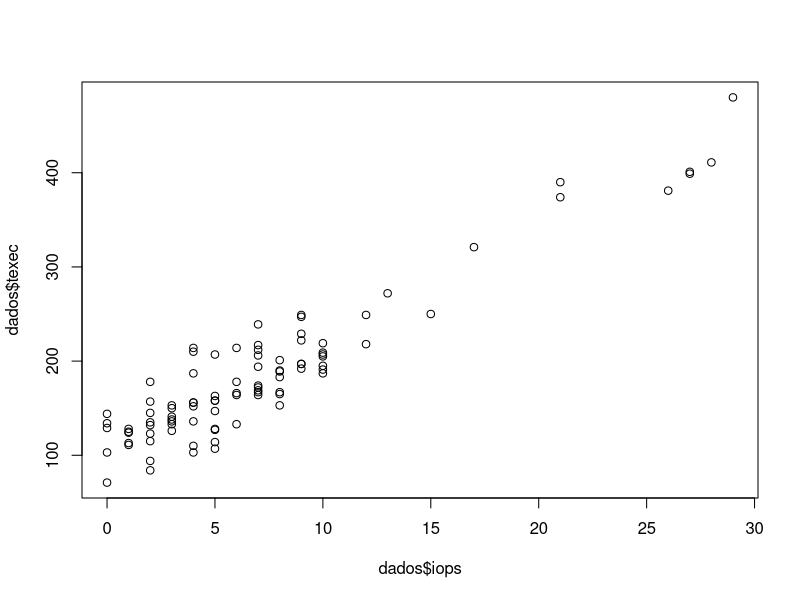
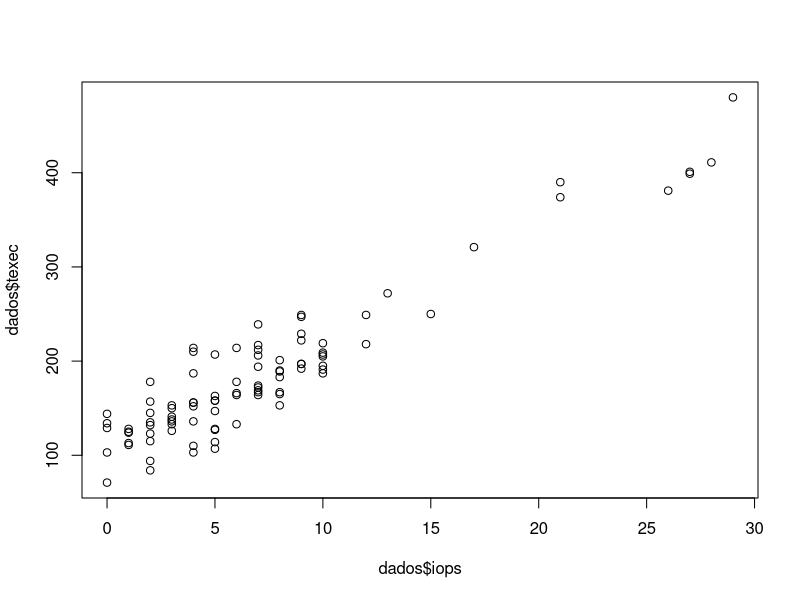
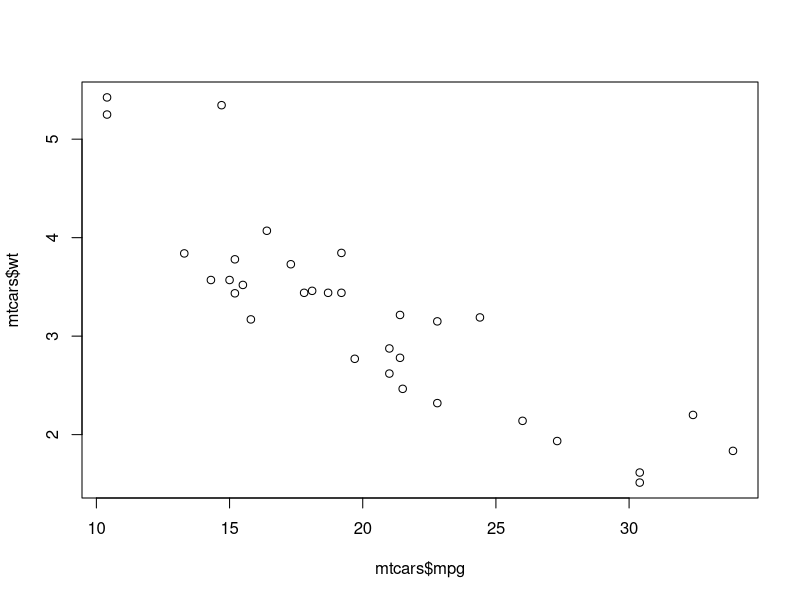
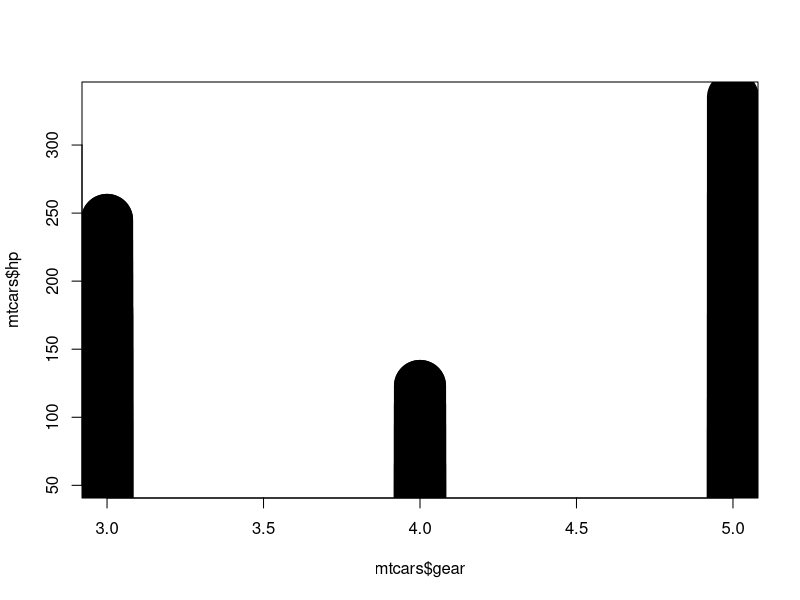
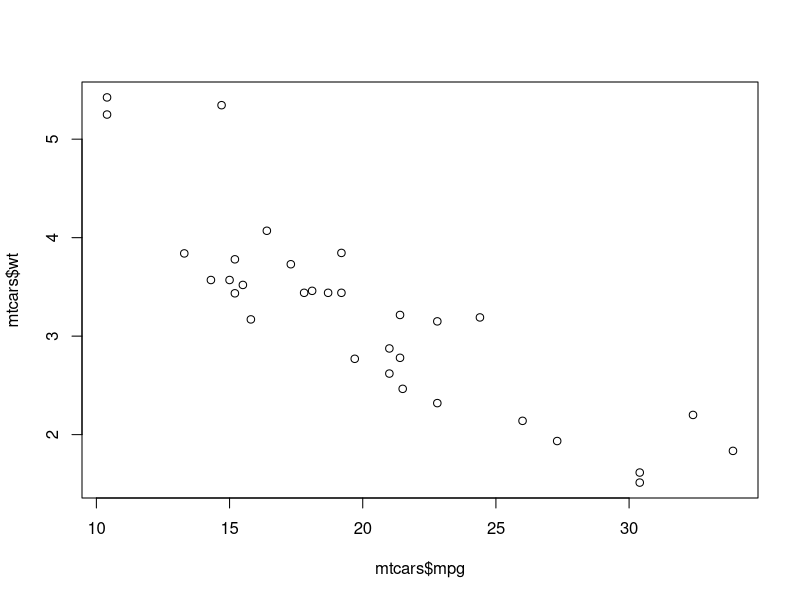
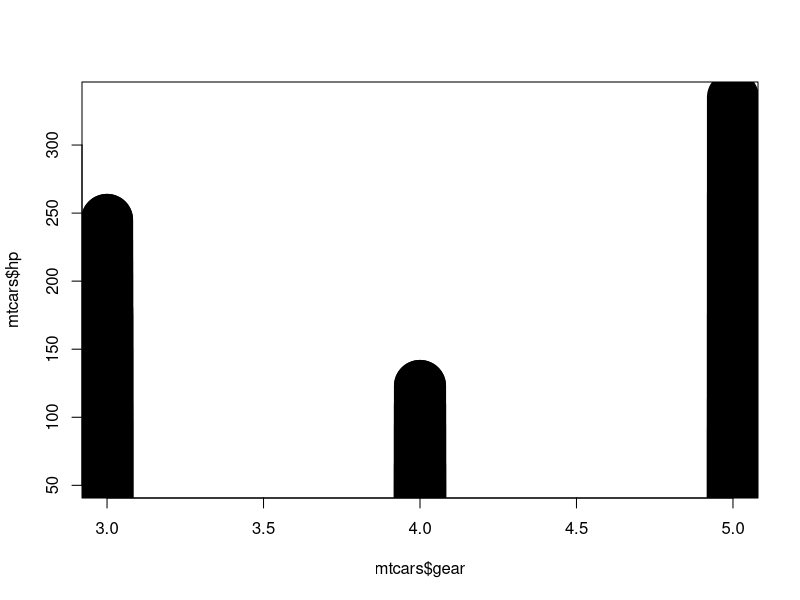
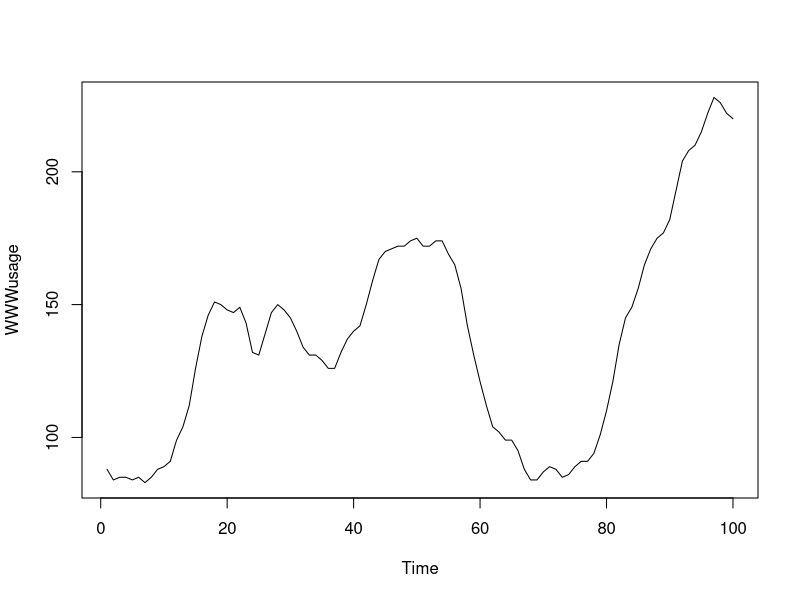

Generate these figures, in order, with R:
## ---- chunk 1
knitr::opts_chunk$set(echo = TRUE, out.width = '75%', fig.align = 'center')
## ---- chunk 2
# le os dados do arquivo para o data frame dados
dados <- read.table("texec-iops.dat", header = TRUE)

# 1
# texec.min é o menor elemento da coluna texec
texec.min <- min(dados$texec)
# texec.max é o maior elemento da coluna texec
texec.max <- max(dados$texec) 

# 2
# texec.avg é a média de texec
texec.avg <- mean(dados$texec) 
# arredonda para uma casa decimal
texec.avg <- round(texec.avg, 1)

# 3
# iops.med é a mediana da coluna iops
iops.med <- median(dados$iops)

# 4
# iops.0 é o número de valores 0 em iops
iops.0 <- length(dados$iops[dados$iops == 0])

# 5
# dados.300 contém apenas as linhas com texec mínimo de 300
# iops.300.avg é a média de iops em dados.300
dados.300 <- dados[dados$texec >= 300,]
iops.300.avg <- mean(dados.300$iops)
iops.300.avg <- round(iops.300.avg, 1)   # arredonda para uma casa decimal

# 6
with(dados, plot(dados$iops, dados$texec))
## ---- chunk 3
with(dados, plot(dados$iops, dados$texec))
## ---- chunk 4
# seu codigo R vai aqui
mtcars.hp.max <- max(mtcars$hp)
mtcars.hp.min <- min(mtcars$hp)

mtcars.hp.maxcar <- mtcars[mtcars$hp == mtcars.hp.max,]
mtcars.hp.mincar <- mtcars[mtcars$hp == mtcars.hp.min,]

mtcars.automatic <- mtcars[mtcars$am == 0,]
mtcars.automatic.hp.maxcar <- mtcars.automatic[mtcars.automatic$hp == max(mtcars.automatic$hp),]

mtcars.manual <- mtcars[mtcars$am == 1,]
mtcars.automatic.meanmpg <- mean(mtcars.automatic$mpg)
mtcars.manual.meanmpg <- mean(mtcars.manual$mpg)

mtcars.meanmpg.txt <- 'Maior' # is default
if (mtcars.automatic.meanmpg == mtcars.manual.meanmpg) {
  mtcars.meanmpg.txt <- 'Igual'
}

if (mtcars.automatic.meanmpg > mtcars.manual.meanmpg) {
  mtcars.bigger.meanmpg <- 'Automáticos'
  mtcars.minor.meanmpg <- 'Manuais'
} else {
  mtcars.bigger.meanmpg <- 'Manuais'
  mtcars.minor.meanmpg <- 'Automáticos'
}

mpg_kg <- 0.425
km_l_12 <- 12 / mpg_kg
mtcars.mpg.km_l_12 <- mtcars[mtcars$mpg >= km_l_12,]

mtcars.vs.v <- mtcars[mtcars$vs == 0,]
mtcars.vs.line <- mtcars[mtcars$vs == 1,]

mtcars.vs.v.mean <- mean(mtcars.vs.v$qsec)
mtcars.vs.line.mean <- mean(mtcars.vs.line$qsec)

mtcars.vs.type <- 'Maior'
if (mtcars.vs.line.mean == mtcars.vs.v.mean) {
  mtcars.vs.type <- 'Igual'
}

if (mtcars.vs.line.mean < mtcars.vs.v.mean) {
  mtcars.bigger.qsecmean <- 'V'
  mtcars.minor.qsecmean <- 'Linha'
} else {
  mtcars.bigger.qsecmean <- 'Linha'
  mtcars.minor.qsecmean <- 'V'
}

with(mtcars, plot(mtcars$mpg, mtcars$wt))

with(mtcars, plot(mtcars$gear, mtcars$hp, type = 'h', lwd = 50))

gears <- sort(unique(mtcars$gear))
## ---- chunk 5
with(mtcars, plot(mtcars$mpg, mtcars$wt))
## ---- chunk 6
with(mtcars, plot(mtcars$gear, mtcars$hp, type = 'h', lwd = 50))
## ---- chunk 7
# seu codigo R vai aqui

WWWusage.max <- max(WWWusage)
WWWusage.max.which <- which(WWWusage == WWWusage.max)

WWWusage.min <- min(WWWusage)
WWWusage.min.which <- which(WWWusage == WWWusage.min)

WWWusage.diff <- diff(WWWusage)
WWWusage.diff.max <- max(WWWusage.diff)
WWWusage.diff.max.which <- which(WWWusage.diff == WWWusage.diff.max)

WWWusage.diff.min <- min(WWWusage.diff)
WWWusage.diff.min.which <- which(WWWusage.diff == WWWusage.diff.min)

WWWusage.diff.consecutive <- WWWusage.diff[WWWusage.diff == 0]
WWWusage.last <- WWWusage[length(WWWusage)]
  
WWWusage.last.plusdif <- WWWusage.last + WWWusage.diff.max
WWWusage.last.minusdif <- WWWusage.last - WWWusage.diff.max

WWWusage.next.max <- min(WWWusage.last.plusdif, WWWusage.max)
WWWusage.next.min <- max(WWWusage.last.minusdif, WWWusage.min)

summary(WWWusage)
HoltWinters(WWWusage, beta=FALSE, gamma=FALSE)
## ---- chunk 8
plot(WWWusage)
## ---- chunk 9
HoltWinters(WWWusage, beta=FALSE, gamma=FALSE)
